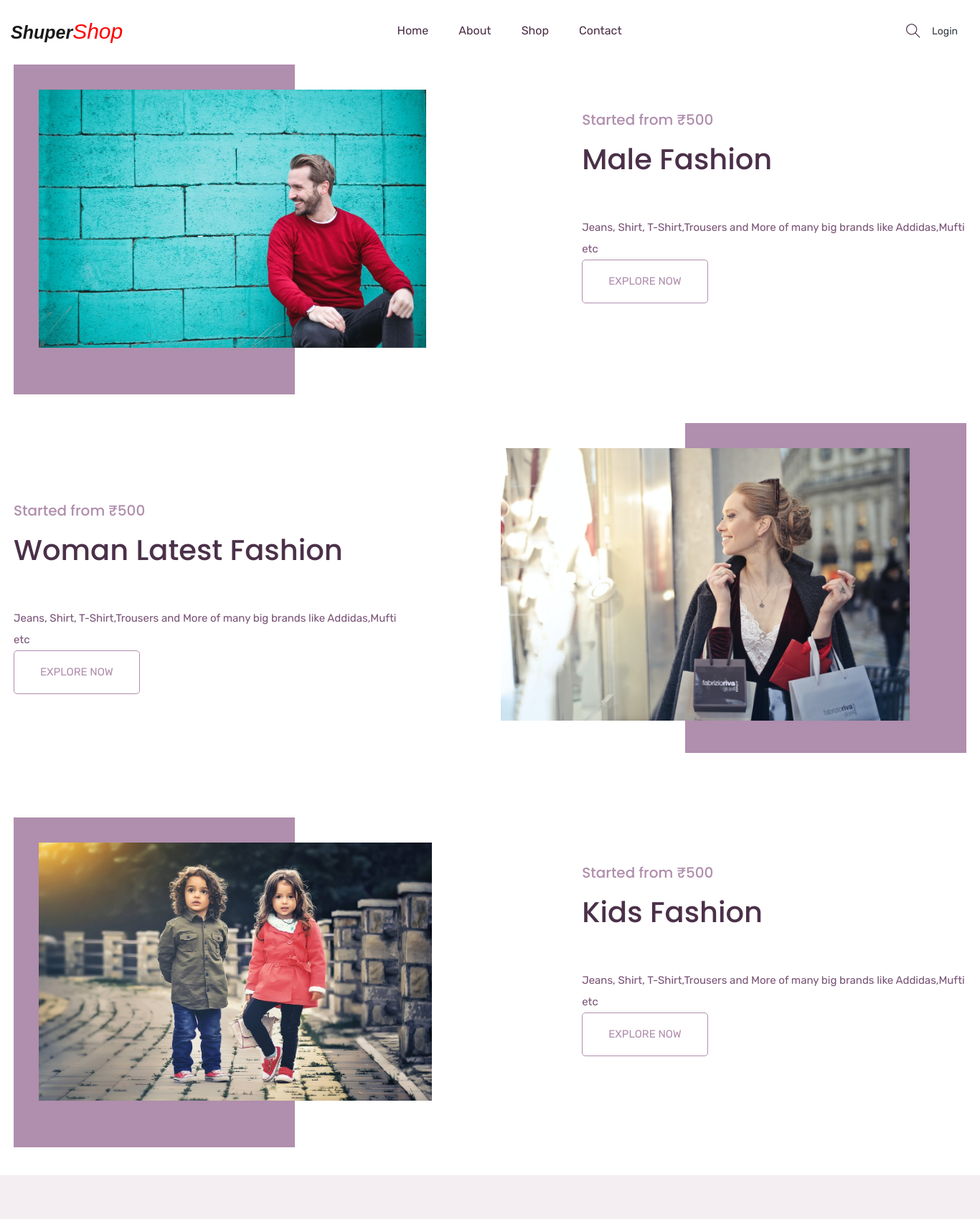
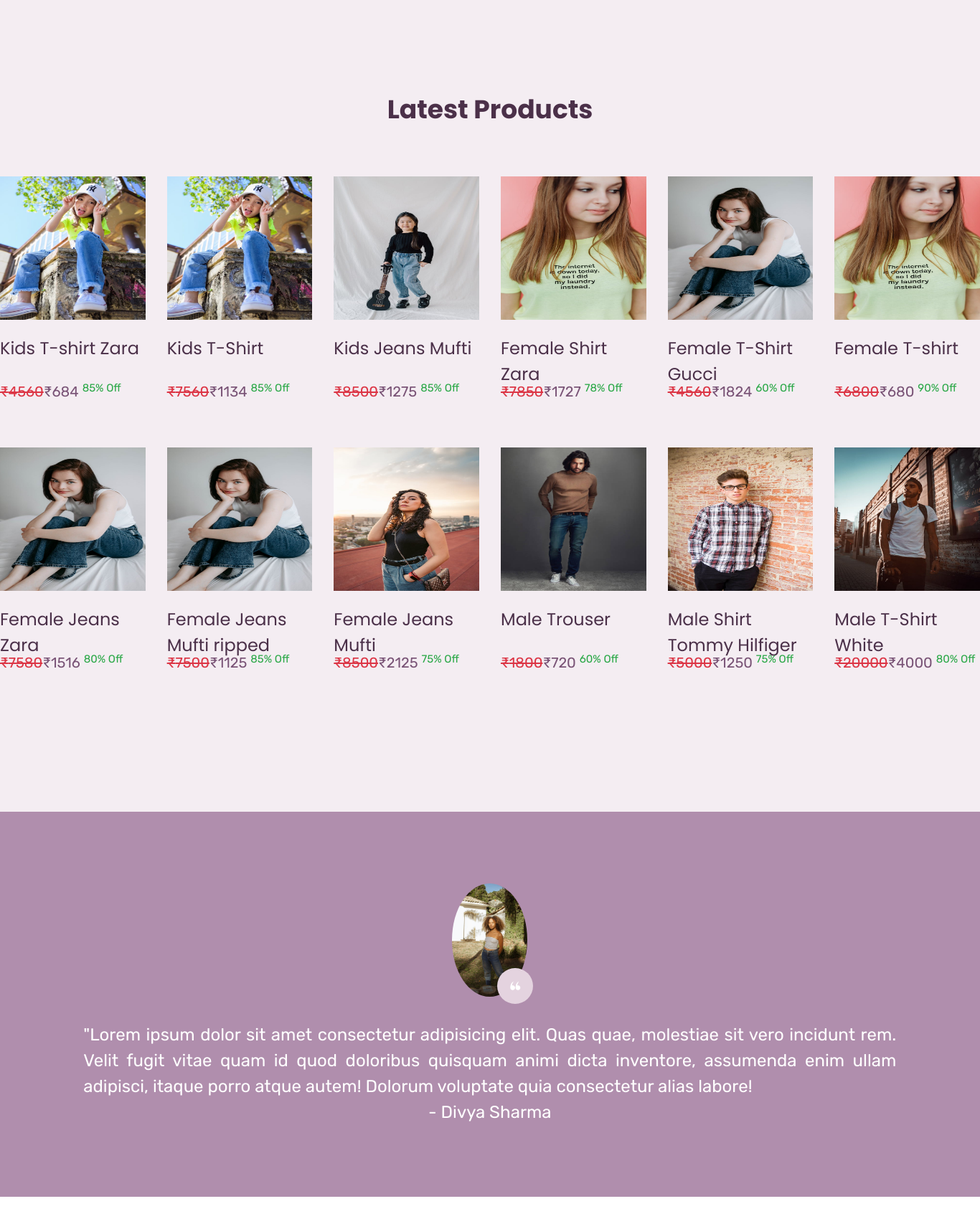
The page / (upper part) on the database its author committed (2 pictures, top to bottom).
### mainApp/models.py (models this page shows, shortened)
class Product(models.Model):
    id = models.AutoField(primary_key=True)
    name = models.CharField(max_length=30)
    maincategory = models.ForeignKey(Maincategory,on_delete=models.CASCADE)
    subcategory = models.ForeignKey(Subcategory,on_delete=models.CASCADE)
    brand = models.ForeignKey(Brand,on_delete=models.CASCADE)
    baseprice = models.IntegerField()
    discount = models.IntegerField()
    finalprice = models.IntegerField()
    stock = models.BooleanField(default=True)
    color = models.CharField(max_length=30)
    size = models.CharField(max_length=10)
    description = models.TextField(default="")
    pic1 = models.ImageField(upload_to="uploads/product")
    pic2 = models.ImageField(upload_to="uploads/product",default=None,blank=True,null=True)
    pic3 = models.ImageField(upload_to="uploads/product",default=None,blank=True,null=True)
    pic4 = models.ImageField(upload_to="uploads/product",default=None,blank=True,null=True)

class Testimonial(models.Model):
    id = models.AutoField(primary_key=True)
    name = models.CharField(max_length=50)
    message = models.TextField()
    pic = models.ImageField(upload_to="uploads/testimonials")

### mainApp/views.py (the view)
# urls.py: path('', mainApp.homePage,name="home"),
def homePage(Request):
    products = Product.objects.all().order_by("-id")[0:12]
    testimonials = Testimonial.objects.all().order_by("-id")
    return render(Request,"index.html",{'products':products,'testimonials':testimonials})

### mainApp/templates/index.html (shortened to what this page needs)
{% load static %}
<!doctype html>
<html lang="en">
<head>
    <link rel="stylesheet" href="{% static 'css/bootstrap.min.css' %}">
    <link rel="stylesheet" href="{% static 'css/animate.css' %}">
    <link rel="stylesheet" href="{% static 'css/owl.carousel.min.css' %}">
    <link rel="stylesheet" href="{% static 'css/all.css' %}">
    <link rel="stylesheet" href="{% static 'css/flaticon.css' %}">
    <link rel="stylesheet" href="{% static 'css/themify-icons.css' %}">
    <link rel="stylesheet" href="{% static 'css/magnific-popup.css' %}">
    <link rel="stylesheet" href="{% static 'css/slick.css' %}">
    <link rel="stylesheet" href="{% static 'css/style.css' %}">
</head>
<body>
    <header class="main_menu home_menu">
        <div class="container-fluid">
            <div class="row align-items-center justify-content-center">
                <div class="col-lg-12">
                    <nav class="navbar navbar-expand-lg navbar-light">
                        <a class="navbar-brand logo-text" href="{% url 'home' %}">Shuper<span>Shop</span></a>
                        <div class="collapse navbar-collapse main-menu-item" id="navbarSupportedContent">
                            <ul class="navbar-nav">
                                <li class="nav-item">
                                    <a class="nav-link" href="{% url 'home' %}">Home</a>
                                </li>
                                <li class="nav-item">
                                    <a class="nav-link" href="{% url 'about' %}">about</a>
                                </li>
                                <li class="nav-item">
                                    <a class="nav-link" href="/shop/All/All/All">Shop</a>
                                </li>
                                <li class="nav-item">
                                    <a class="nav-link" href="{% url 'contact' %}">Contact</a>
                                </li>
                            </ul>
                        </div>
                        <div class="hearer_icon d-flex align-items-center">
                            <a id="search_1" href="javascript:void(0)"><i class="ti-search"></i></a>
                            <ul>
                                {% if request.user.is_authenticated %}
                                <li class="nav-item dropdown">
                                    <a class="nav-link dropdown-toggle text-dark" href="#" id="navbarDropdown_2"
                                        role="button" data-toggle="dropdown" aria-haspopup="true" aria-expanded="false">
                                        {{request.user.username}}
                                    </a>
                                    <div class="dropdown-menu" aria-labelledby="navbarDropdown_2">
                                        <a class="dropdown-item" href="{% url 'profile' %}">Pofile</a>
                                        <a class="dropdown-item" href="{% url 'cart' %}">Cart</a>
                                        <a class="dropdown-item" href="{% url 'checkout' %}">Checkout</a>
                                        <a class="dropdown-item" href="{% url 'logout' %}">Logout</a>
                                    </div>
                                </li>
                                {% else %}
                                <li class="nav-item">
                                    <a class="nav-link text-dark" href="{% url 'login' %}"> Login </a>
                                </li>
                                {% endif %}
                            </ul>
                        </div>
                    </nav>
                </div>
            </div>
        </div>
    </header>
    {% block body %}
    <section class="single_product_list p-1">
        <div class="container-fluid">
            <div class="row">
                <div class="col-lg-12">
                    <div class="single_product_iner">
                        <div class="row align-items-center justify-content-between">
                            <div class="col-lg-6 col-sm-6">
                                <div class="single_product_img">
                                    <img src="{% static 'banner/banner1.jpg' %}" style="height:360px" class="img-fluid" alt="#">
                                </div>
                            </div>
                            <div class="col-lg-5 col-sm-6">
                                <div class="single_product_content">
                                    <h5>Started from &#8377;500</h5>
                                    <h2> <a href="single-product.html">Male Fashion
                                      </a></h2>
                                      <p>Jeans, Shirt, T-Shirt,Trousers and More of many big brands like Addidas,Mufti etc</p>
                                    <a href="/shop/Male/All/All" class="btn_3">Explore Now</a>
                                </div>
                            </div>
                        </div>
                    </div>
                    <div class="single_product_iner">
                        <div class="row align-items-center justify-content-between">
                            <div class="col-lg-6 col-sm-6">
                                <div class="single_product_img">
                                    <img src="{% static 'banner/banner2.jpg' %}" style="height:380px" class="img-fluid" alt="#">
                                </div>
                            </div>
                            <div class="col-lg-5 col-sm-6">
                                <div class="single_product_content">
                                    <h5>Started from &#8377;500</h5>
                                    <h2> <a href="/shop/Female/All/All">Woman Latest Fashion
                                       </a> </h2>
                                    <p>Jeans, Shirt, T-Shirt,Trousers and More of many big brands like Addidas,Mufti etc</p>
                                    <a href="/shop/Female/All/All" class="btn_3">Explore Now</a>
                                </div>
                            </div>
                        </div>
                    </div>
                    <div class="single_product_iner">
                        <div class="row align-items-center justify-content-between">
                            <div class="col-lg-6 col-sm-6">
                                <div class="single_product_img">
                                    <img src="{% static 'banner/banner4.jpg' %}" style="height:360px" class="img-fluid" alt="#">
                                </div>
                            </div>
                            <div class="col-lg-5 col-sm-6">
                                <div class="single_product_content">
                                    <h5>Started from &#8377;500</h5>
                                    <h2> <a href="/shop/Kids/All/All">Kids Fashion
                                      </a></h2>
                                      <p>Jeans, Shirt, T-Shirt,Trousers and More of many big brands like Addidas,Mufti etc</p>
                                    <a href="/shop/Kids/All/All" class="btn_3">Explore Now</a>
                                </div>
                            </div>
                        </div>
                    </div>
                </div>
            </div>
        </div>
    </section>
    <section class="trending_items">
        <div class="container-fliud">
            <div class="row">
                <div class="col-lg-12">
                    <div class="section_tittle text-center">
                        <h2>Latest Products</h2>
                    </div>
                </div>
            </div>
            <div class="row">
                {% for item in products %}
                <div class="col-xl-2 col-lg-3 col-md-4 col-sm-6 col-12">
                    <div class="single_product_item">
                        <div class="single_product_item_thumb">
                            <a href="/single-product/{{item.id}}">
                            <img src="{{item.pic1.url}}"style="height:200px;width:100%" alt="#" class="img-fluid">
                        </a>
                        </div>
                        <h3 style="height:50px"> <a href= "/single-product/{{item.id}}">{{item.name}}
                        </a></h3>
                        <p><del class="text-danger">&#8377;{{item.baseprice}}</del>&#8377;{{item.finalprice}} <sup class="text-success">{{item.discount}}% Off</sup></p>
                    </div>
                </div>
                {% endfor %}
            </div>
        </div>
    </section>
    <section class="client_review">
        <div class="container-fliud">
            <div class="row justify-content-center">
                <div class="col-lg-10">
                    <div class="client_review_slider owl-carousel">
                        {% for item in testimonials %}
                        <div class="single_client_review">
                            <div class="client_img">
                                <img src="{{item.pic.url}}" alt="#">
                            </div>
                            <p class="text-justify">"{{item.message}}</p>
                            <p> - {{item.name}}</p>
                        </div>
                        {% endfor %}
                    </div>
                </div>
            </div>
        </div>
    </section>
    <section class="feature_part section_padding">
    </section>
     {% endblock %}
</body>
</html>

### mainApp/static/css/all.css (style rules this page uses)
.logo-text { font-weight:bold; font-weight: italic; font-size: 25px; font-style: italic; font-family:sans-serif; }
.logo-text span { font-weight:light; font-weight: normal; font-size: 30px; color:red; font-style: italic; }

### rows shown on the page
Product: pic1 (picture), name "Kids T-shirt Zara", baseprice "4560", finalprice "684", discount "85"
Product: pic1 (picture), name "Kids T-Shirt", baseprice "7560", finalprice "1134", discount "85"
Product: pic1 (picture), name "Kids Jeans Mufti", baseprice "8500", finalprice "1275", discount "85"
Product: pic1 (picture), name "Female Shirt Zara", baseprice "7850", finalprice "1727", discount "78"
Product: pic1 (picture), name "Female T-Shirt Gucci", baseprice "4560", finalprice "1824", discount "60"
Product: pic1 (picture), name "Female T-shirt", baseprice "6800", finalprice "680", discount "90"
Product: pic1 (picture), name "Female Jeans Zara", baseprice "7580", finalprice "1516", discount "80"
Product: pic1 (picture), name "Female Jeans Mufti ripped", baseprice "7500", finalprice "1125", discount "85"
Product: pic1 (picture), name "Female Jeans Mufti", baseprice "8500", finalprice "2125", discount "75"
Product: pic1 (picture), name "Male Trouser", baseprice "1800", finalprice "720", discount "60"
Product: pic1 (picture), name "Male Shirt Tommy Hilfiger", baseprice "5000", finalprice "1250", discount "75"
Product: pic1 (picture), name "Male T-Shirt White", baseprice "20000", finalprice "4000", discount "80"
Testimonial: pic (picture), message "Lorem ipsum dolor sit amet consectetur adipisicing elit. Quas quae, molestiae sit vero incidunt rem. Velit fugit vitae quam id quod doloribus quisquam animi dicta inventore, assumenda enim ullam adipisci, itaque porro atque autem! Dolorum voluptate quia consectetur alias labore!", name "Divya Sharma"
